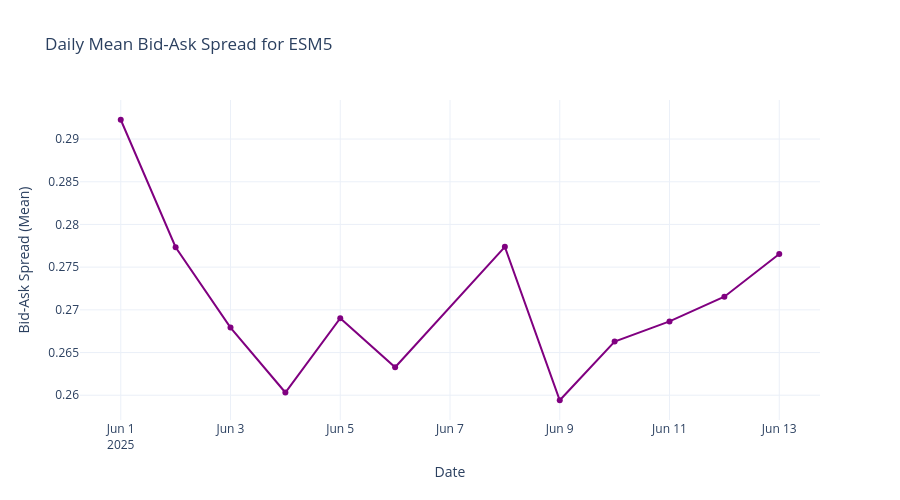

This figure's notebook cell:
### Code cell
import pandas as pd
import plotly.graph_objects as go

# Filter and sort by symbol
symbol = 'ESM5'
symbol_df = df[df['Symbol'] == symbol].copy()
symbol_df = symbol_df.sort_values('datetime')

# Use 'minute' column to get daily date
symbol_df['minute']= pd.to_datetime(symbol_df['minute'])

symbol_df['date'] = symbol_df['minute'].dt.floor('D')

# Daily average bid-ask spread
daily_spread = symbol_df.groupby('date')['bid_ask_spread'].mean().reset_index()

# Plot
fig = go.Figure()
fig.add_trace(go.Scatter(
    x=daily_spread['date'],
    y=daily_spread['bid_ask_spread'],
    mode='lines+markers',
    name=f'{symbol} Daily Mean Bid-Ask Spread',
    line=dict(color='purple')
))

fig.update_layout(
    title=f'Daily Mean Bid-Ask Spread for {symbol}',
    xaxis_title='Date',
    yaxis_title='Bid-Ask Spread (Mean)',
    template='plotly_white',
    height=500,
    width=900
)

fig.show()

### Figure 1 — Plotly figure (JSON) as saved in the notebook; plotly's stock layout.template omitted (floating-point values rounded to 4 significant figures)
{"data": [{"line": {"color": "purple"}, "mode": "lines+markers", "name": "ESM5 Daily Mean Bid-Ask Spread", "type": "scatter", "x": ["2025-06-01T00:00:00.000000000", "2025-06-02T00:00:00.000000000", "2025-06-03T00:00:00.000000000", "2025-06-04T00:00:00.000000000", "2025-06-05T00:00:00.000000000", "2025-06-06T00:00:00.000000000", "2025-06-08T00:00:00.000000000", "2025-06-09T00:00:00.000000000", "2025-06-10T00:00:00.000000000", "2025-06-11T00:00:00.000000000", "2025-06-12T00:00:00.000000000", "2025-06-13T00:00:00.000000000"], "y": [0.2923, 0.2773, 0.2679, 0.2603, 0.269, 0.2633, 0.2774, 0.2594, 0.2663, 0.2686, 0.2715, 0.2765]}], "layout": {"height": 500, "title": {"text": "Daily Mean Bid-Ask Spread for ESM5"}, "width": 900, "xaxis": {"title": {"text": "Date"}}, "yaxis": {"title": {"text": "Bid-Ask Spread (Mean)"}}}}
